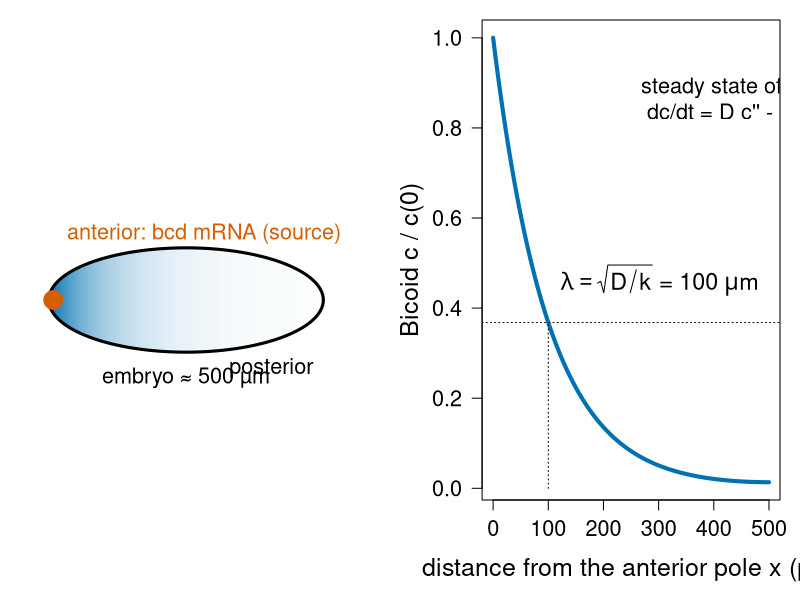
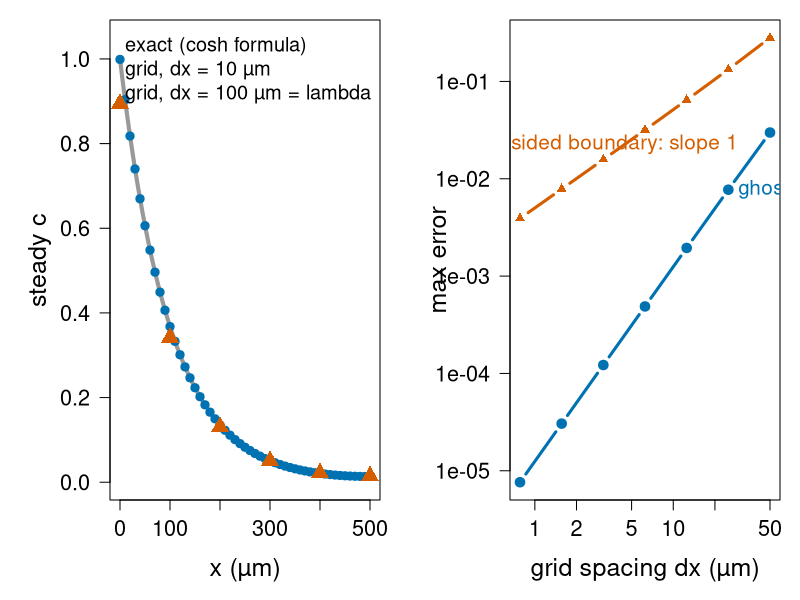
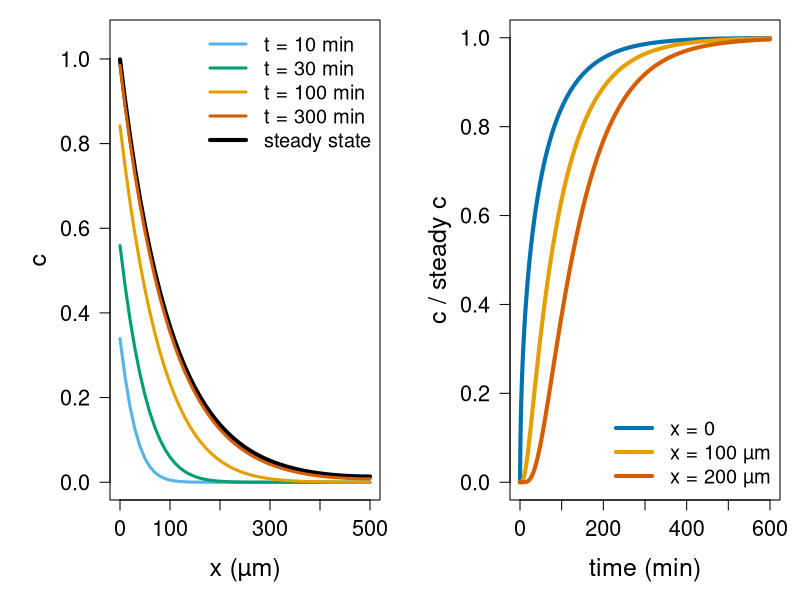
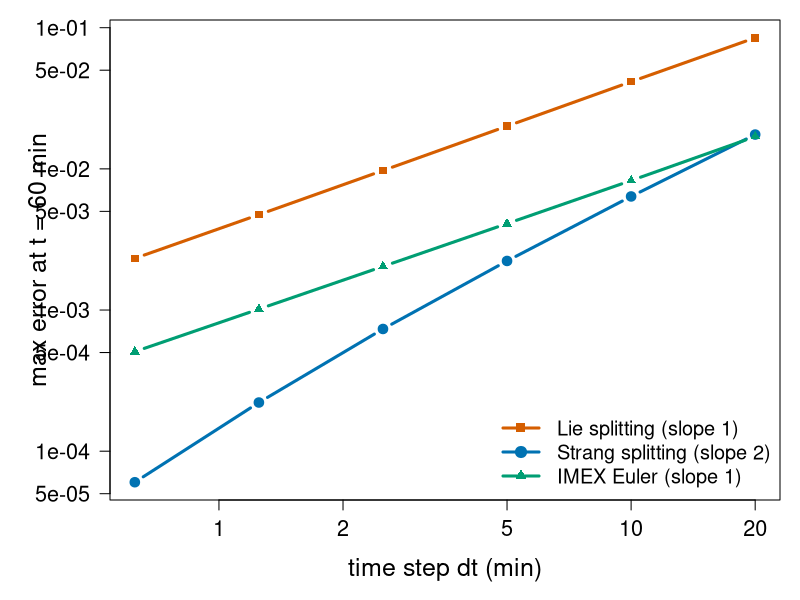
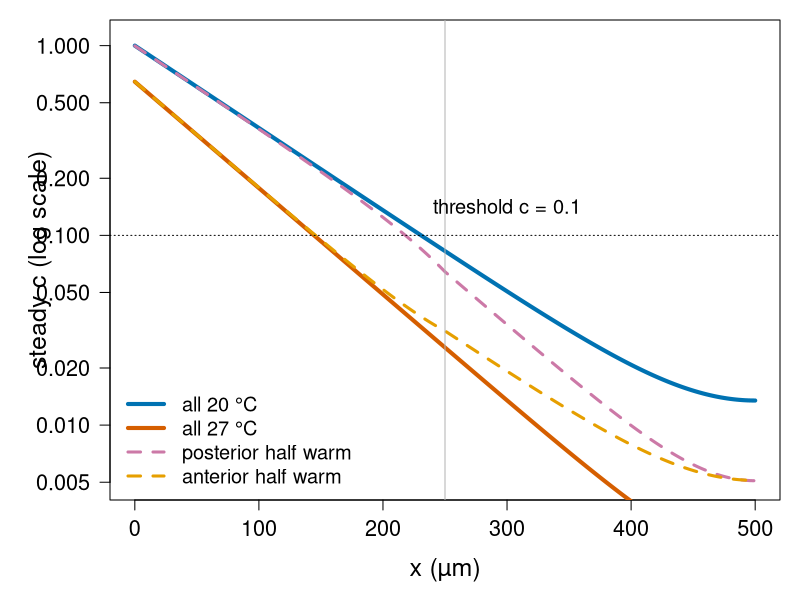
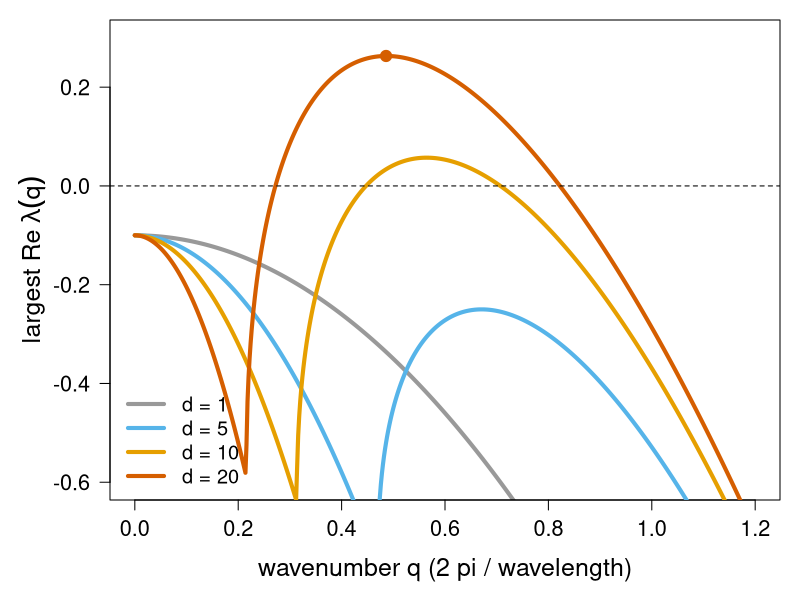
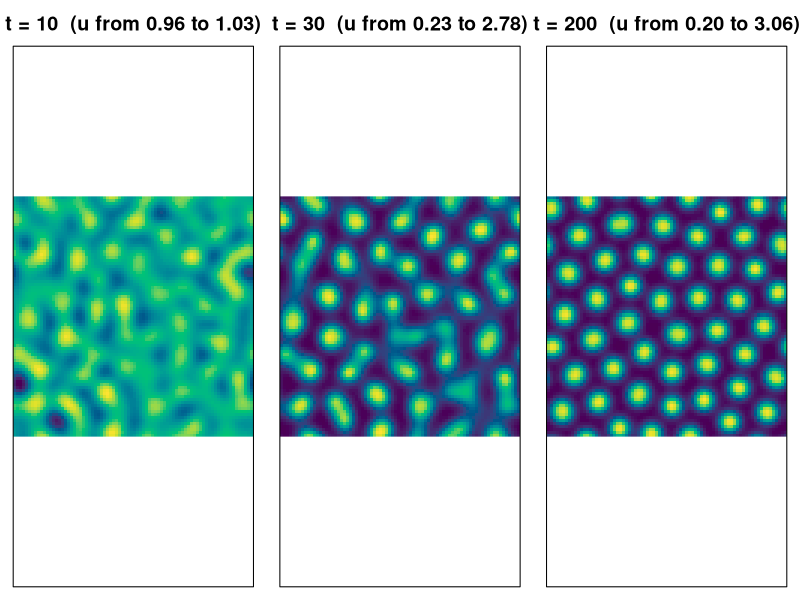
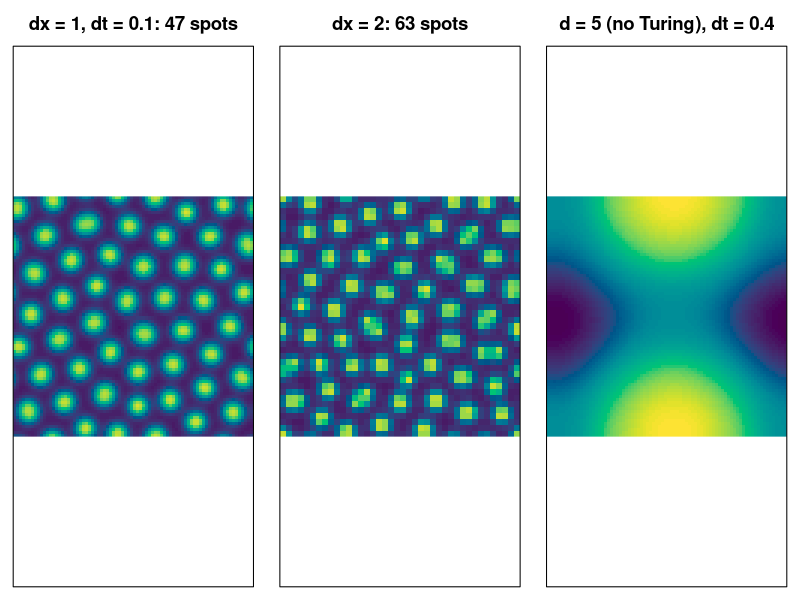

These figures' R source, in order:
# Figures for the reaction-diffusion/ unit ("Reaction-diffusion and pattern formation").
#
# Re-run by hand from this folder (it is NOT run by `quarto render`):
#   cd reaction-diffusion && Rscript make-reaction-diffusion-figs.R
#
# Base R graphics only (grDevices::svg) plus Matrix::expm for the exact
# sub-steps in fig04. Colours are Okabe-Ito (colour-blind safe). Takes about
# half a minute (the 2D runs). Makes:
#   fig01-bicoid.svg       embryo with an anterior source, and the exponential
#                          gradient with its decay length lambda
#   fig02-steady.svg       steady gradient on the grid vs the exact cosh formula,
#                          and error vs dx: ghost point (order 2) vs one-sided
#                          boundary (order 1)
#   fig03-formation.svg    the gradient forming (IMEX, dt = 1 min) and the
#                          time course at three positions
#   fig04-splitting.svg    error vs dt at t = 60 min: Lie, Strang, IMEX
#   fig05-tstep.svg        steady gradient with the temperature step (assumed
#                          rate changes) and where it crosses a threshold
#   fig06-dispersion.svg   largest growth rate vs wavenumber q (Schnakenberg)
#                          for several diffusion ratios d
#   fig07-turing.svg       the 2D pattern forming (u at t = 10, 30, 200)
#   fig08-artefacts.svg    converged pattern, coarse grid, and a "pattern"
#                          made by a too-large time step (d = 5: no Turing)
#
# All numbers are computed here with the same functions as on the slides.

oi <- c(orange = "#E69F00", sky = "#56B4E9", green = "#009E73",
        yellow = "#F0E442", blue = "#0072B2", red = "#D55E00",
        purple = "#CC79A7", grey = "#999999")

## ---- 1D synthesis-diffusion-degradation (units: µm, min) ----------------------

thomas <- function(a, b, c, d) {
  n <- length(d)
  for (i in 2:n) {
    w <- a[i] / b[i - 1]
    b[i] <- b[i] - w * c[i - 1]
    d[i] <- d[i] - w * d[i - 1]
  }
  x <- numeric(n)
  x[n] <- d[n] / b[n]
  for (i in (n - 1):1) x[i] <- (d[i] - c[i] * x[i + 1]) / b[i]
  x
}

D <- 100; k <- 0.01; L <- 500          # µm^2/min, 1/min, µm
lam <- sqrt(D / k); j <- D / lam        # lambda = 100 µm; c(0) close to 1
exact <- function(x) j * lam / D * cosh((L - x) / lam) / sinh(L / lam)

# nodes x_0..x_N, ghost points at both ends; returns the positive operator
# -D d2/dx2 as three diagonals and the boundary source vector
grid1d <- function(N) {
  dx <- L / N; r <- D / dx^2
  list(N = N, dx = dx, x = (0:N) * dx,
       lo = c(0, rep(-r, N - 1), -2 * r), di = rep(2 * r, N + 1),
       up = c(-2 * r, rep(-r, N - 1), 0), b = c(2 * j / dx, rep(0, N)))
}
steady <- function(N, kx = k, onesided = FALSE) {
  g <- grid1d(N); kx <- rep(kx, length.out = N + 1)
  di <- g$di + kx; up <- g$up; rhs <- g$b
  if (onesided) {                    # (c1 - c0)/dx = -j/D, first order
    di[1] <- 1; up[1] <- -1; rhs[1] <- j * g$dx / D
  }
  list(x = g$x, c = thomas(g$lo, di, up, rhs))
}
imex <- function(c, g, dt, nsteps, f) {
  for (n in seq_len(nsteps))
    c <- thomas(dt * g$lo, 1 + dt * g$di, dt * g$up, c + dt * (f(c) + g$b))
  c
}

## ---- fig01: Bicoid set-up --------------------------------------------------------

svg("fig01-bicoid.svg", width = 12, height = 5)
layout(matrix(1:2, 1), widths = c(1, 1.15))
par(mar = c(1, 1, 1, 1))
plot(NA, xlim = c(-30, 530), ylim = c(-150, 150), asp = 1, axes = FALSE, xlab = "", ylab = "")
th <- seq(0, 2 * pi, length.out = 300)
xs <- seq(0, 500, by = 2)
cols <- colorRampPalette(c("white", oi["blue"]))(101)
for (xx in xs) {
  hgt <- 95 * sqrt(pmax(0, 1 - ((xx - 250) / 250)^2))
  segments(xx, -hgt, xx, hgt, col = cols[1 + round(100 * exact(xx))], lwd = 2.2)
}
lines(250 + 250 * cos(th), 95 * sin(th), lwd = 3)
points(8, 0, pch = 19, cex = 2.5, col = oi["red"])
text(15, 120, "anterior: bcd mRNA (source)", pos = 4, cex = 1.3, col = oi["red"])
text(500, -125, "posterior", pos = 2, cex = 1.3)
text(250, -142, "embryo ≈ 500 µm", cex = 1.3)
par(mar = c(5, 5.5, 1, 1), cex.lab = 1.5, cex.axis = 1.3)
xx <- seq(0, 500, by = 2)
plot(xx, exact(xx), type = "l", lwd = 4, col = oi["blue"], las = 1,
     xlab = "distance from the anterior pole x (µm)", ylab = "Bicoid c / c(0)")
abline(h = exp(-1), lty = 3); segments(lam, 0, lam, exp(-1), lty = 3)
text(lam + 5, 0.45, expression(lambda == sqrt(D / k) ~ "=" ~ 100 ~ mu * m), pos = 4, cex = 1.4)
text(250, 0.85, "steady state of\n dc/dt = D c'' - k c", cex = 1.3, pos = 4)
dev.off()

## ---- fig02: steady state on the grid, and its order -------------------------------

s50 <- steady(50); s5 <- steady(5)
cat("steady N=50 max err", max(abs(s50$c - exact(s50$x))), "\n")
Ns <- c(10, 20, 40, 80, 160, 320, 640)
eg <- sapply(Ns, function(N) { s <- steady(N); max(abs(s$c - exact(s$x))) })
eo <- sapply(Ns, function(N) { s <- steady(N, onesided = TRUE); max(abs(s$c - exact(s$x))) })
print(rbind(dx = L / Ns, ghost = signif(eg, 3), onesided = signif(eo, 3)))
svg("fig02-steady.svg", width = 12, height = 5)
par(mfrow = c(1, 2), mar = c(5, 5.5, 1, 1), cex.lab = 1.5, cex.axis = 1.3)
plot(xx, exact(xx), type = "l", lwd = 4, col = "grey60", las = 1, ylim = c(0, 1.05),
     xlab = "x (µm)", ylab = "steady c")
points(s50$x, s50$c, pch = 19, col = oi["blue"], cex = 1.1)
points(s5$x, s5$c, pch = 17, col = oi["red"], cex = 1.8)
legend("topright", c("exact (cosh formula)", "grid, dx = 10 µm", "grid, dx = 100 µm = lambda"),
       lwd = c(4, NA, NA), pch = c(NA, 19, 17), col = c("grey60", oi["blue"], oi["red"]),
       cex = 1.2, bty = "n")
plot(L / Ns, eg, log = "xy", type = "b", pch = 19, lwd = 3, col = oi["blue"], las = 1,
     ylim = range(c(eg, eo)), xlab = "grid spacing dx (µm)", ylab = "max error")
lines(L / Ns, eo, type = "b", pch = 17, lwd = 3, col = oi["red"])
text(L / Ns[2], eg[2], "ghost point: slope 2", pos = 4, cex = 1.25, col = oi["blue"])
text(L / Ns[5], eo[5], "one-sided boundary: slope 1", pos = 3, cex = 1.25, col = oi["red"])
dev.off()

## ---- fig03: formation -------------------------------------------------------------

g <- grid1d(50)
fk <- function(c) -k * c
tt <- 0:600; ix <- c(1, 11, 21)
cs <- steady(50)$c
traj <- matrix(NA, length(tt), 3); c <- rep(0, 51); traj[1, ] <- 0
prof <- list()
for (s in 2:length(tt)) {
  c <- imex(c, g, 1, 1, fk); traj[s, ] <- c[ix] / cs[ix]
  if (tt[s] %in% c(10, 30, 100, 300)) prof[[as.character(tt[s])]] <- c
}
tau_num <- colSums(1 - traj) * 1                  # rectangle rule, dt = 1 min
cat("accumulation times (num, BE dt=1):", round(tau_num, 1), " formula:", (1 + c(0, 100, 200) / lam) / (2 * k), "\n")
svg("fig03-formation.svg", width = 12, height = 5)
par(mfrow = c(1, 2), mar = c(5, 5.5, 1, 1), cex.lab = 1.5, cex.axis = 1.3)
plot(g$x, cs, type = "l", lwd = 4, col = "black", las = 1, ylim = c(0, 1.05),
     xlab = "x (µm)", ylab = "c")
pc <- oi[c("sky", "green", "orange", "red")]
for (i in 1:4) lines(g$x, prof[[i]], lwd = 3, col = pc[i])
legend("topright", c(paste("t =", names(prof), "min"), "steady state"), lwd = c(3, 3, 3, 3, 4),
       col = c(pc, "black"), cex = 1.2, bty = "n")
plot(tt, traj[, 1], type = "l", lwd = 4, col = oi["blue"], ylim = c(0, 1), las = 1,
     xlab = "time (min)", ylab = "c / steady c")
lines(tt, traj[, 2], lwd = 4, col = oi["orange"]); lines(tt, traj[, 3], lwd = 4, col = oi["red"])
legend("bottomright", c("x = 0", "x = 100 µm", "x = 200 µm"), lwd = 4,
       col = oi[c("blue", "orange", "red")], cex = 1.2, bty = "n")
dev.off()

## ---- fig04: splitting error -----------------------------------------------------------
## A = diffusion matrix with ghost points (incl. the boundary flux, as an affine
## flow done exactly with expm of an augmented matrix); reaction -k(x) c done
## exactly. Reference: expm of the full linear system.

library(Matrix)
x <- g$x; m <- 51
A <- matrix(0, m, m); A[cbind(1:m, 1:m)] <- -g$di
A[cbind(2:m, 1:(m - 1))] <- -g$lo[-1]; A[cbind(1:(m - 1), 2:m)] <- -g$up[-m]
kx <- ifelse(x < L / 2, 0.01, 0.02)
M <- A - diag(kx); csx <- -solve(M, g$b)
tend <- 60
cref <- csx + as.vector(as.matrix(expm(Matrix(M * tend))) %*% (0 - csx))
Aug <- rbind(cbind(A, g$b), 0)
hs <- c(20, 10, 5, 2.5, 1.25, 0.625)
errs <- t(sapply(hs, function(h) {
  E <- as.matrix(expm(Matrix(Aug * h))); dif <- function(c) as.vector(E %*% c(c, 1))[1:m]
  c1 <- c2 <- c3 <- rep(0, m)
  for (s in seq_len(tend / h)) {
    c1 <- exp(-kx * h) * dif(c1)                         # Lie
    c2 <- exp(-kx * h / 2) * dif(exp(-kx * h / 2) * c2)  # Strang
    c3 <- imex(c3, g, h, 1, function(c) -kx * c)         # IMEX
  }
  c(max(abs(c1 - cref)), max(abs(c2 - cref)), max(abs(c3 - cref)))
}))
print(cbind(dt = hs, signif(errs, 3)))
svg("fig04-splitting.svg", width = 8, height = 5.5)
par(mar = c(5, 5.5, 1, 1), cex.lab = 1.5, cex.axis = 1.3)
matplot(hs, errs, log = "xy", type = "b", pch = c(15, 19, 17), lty = 1, lwd = 3,
        col = oi[c("red", "blue", "green")], las = 1,
        xlab = "time step dt (min)", ylab = "max error at t = 60 min")
legend("bottomright", c("Lie splitting (slope 1)", "Strang splitting (slope 2)", "IMEX Euler (slope 1)"),
       pch = c(15, 19, 17), lwd = 3, col = oi[c("red", "blue", "green")], cex = 1.2, bty = "n")
dev.off()

## ---- fig05: temperature step ----------------------------------------------------------
## Assumed: in the warm (27 °C) half, k is 2x and D is 1.2x their 20 °C values.

Dloc <- function(N, Dx, kx) {           # variable D: flux form, ghost points
  dx <- L / N; xn <- (0:N) * dx; Dm <- Dx((xn[-1] + xn[-(N + 1)]) / 2)   # D at midpoints
  lo <- c(0, -Dm[-N] / dx^2, -2 * Dm[N] / dx^2)
  up <- c(-2 * Dm[1] / dx^2, -Dm[-1] / dx^2, 0)
  di <- c(2 * Dm[1], Dm[-N] + Dm[-1], 2 * Dm[N]) / dx^2 + kx(xn)
  rhs <- c(2 * j / dx, rep(0, N))
  list(x = xn, c = thomas(lo, di, up, rhs))
}
N5 <- 500
cold <- function(x) rep(1, length(x)); warm <- function(x) rep(1, length(x))
s_cold <- Dloc(N5, function(x) D + 0 * x, function(x) k + 0 * x)
s_warm <- Dloc(N5, function(x) 1.2 * D + 0 * x, function(x) 2 * k + 0 * x)
s_pw <- Dloc(N5, function(x) ifelse(x < L / 2, D, 1.2 * D), function(x) ifelse(x < L / 2, k, 2 * k))
s_aw <- Dloc(N5, function(x) ifelse(x < L / 2, 1.2 * D, D), function(x) ifelse(x < L / 2, 2 * k, k))
xT <- function(s, thr = 0.1) approx(s$c, s$x, thr)$y
cat("threshold 0.1 at: cold", xT(s_cold), "warm", xT(s_warm), "post warm", xT(s_pw), "ant warm", xT(s_aw), "\n")
svg("fig05-tstep.svg", width = 10, height = 5.2)
par(mar = c(5, 5.5, 1, 1), cex.lab = 1.5, cex.axis = 1.3)
plot(s_cold$x, s_cold$c, type = "l", lwd = 4, col = oi["blue"], log = "y", ylim = c(0.005, 1.1),
     las = 1, xlab = "x (µm)", ylab = "steady c (log scale)")
lines(s_warm$x, s_warm$c, lwd = 4, col = oi["red"])
lines(s_pw$x, s_pw$c, lwd = 3, lty = 2, col = oi["purple"])
lines(s_aw$x, s_aw$c, lwd = 3, lty = 2, col = oi["orange"])
abline(h = 0.1, lty = 3); abline(v = L / 2, col = "grey70")
legend("bottomleft", c("all 20 °C", "all 27 °C", "posterior half warm", "anterior half warm"),
       lwd = c(4, 4, 3, 3), lty = c(1, 1, 2, 2), col = oi[c("blue", "red", "purple", "orange")],
       cex = 1.2, bty = "n")
text(300, 0.115, "threshold c = 0.1", pos = 3, cex = 1.2)
dev.off()

## ---- Schnakenberg: dispersion relation -------------------------------------------

a <- 0.1; b <- 0.9; us <- a + b; vs <- b / us^2
J <- matrix(c(-1 + 2 * us * vs, -2 * us * vs, us^2, -us^2), 2)
growth <- function(q, d) sapply(q, function(qq) max(Re(eigen(J - qq^2 * diag(c(1, d)))$values)))
q <- seq(0, 1.2, by = 0.002)
svg("fig06-dispersion.svg", width = 9, height = 5.2)
par(mar = c(5, 5.5, 1, 1), cex.lab = 1.5, cex.axis = 1.3)
ds <- c(1, 5, 10, 20); dc <- oi[c("grey", "sky", "orange", "red")]
plot(q, growth(q, 1), type = "l", lwd = 4, col = dc[1], ylim = c(-0.6, 0.3), las = 1,
     xlab = "wavenumber q (2 pi / wavelength)", ylab = expression("largest Re " * lambda(q)))
for (i in 2:4) lines(q, growth(q, ds[i]), lwd = 4, col = dc[i])
abline(h = 0, lty = 2)
g20 <- growth(q, 20); qm <- q[which.max(g20)]
cat("d = 20: fastest q", qm, "wavelength", 2 * pi / qm, "rate", max(g20), "band", range(q[g20 > 0]), "\n")
points(qm, max(g20), pch = 19, cex = 1.5, col = oi["red"])
legend("bottomleft", paste("d =", ds), lwd = 4, col = dc, cex = 1.2, bty = "n")
dev.off()

## ---- 2D Turing simulation (IMEX, FFT for the implicit 5-point diffusion) -----------

lcg <- function(n, seed = 1) {
  z <- numeric(n); s <- seed
  for (i in seq_len(n)) { s <- (16807 * s) %% 2147483647; z[i] <- s / 2147483647 }
  z
}
schnak <- function(N, dt, tend, d = 20, Lbox = 80) {
  dx <- Lbox / N; s <- 4 / dx^2 * sin(pi * (0:(N - 1)) / N)^2
  kap <- outer(s, s, "+")
  z <- lcg(2 * N^2) - 0.5
  u <- matrix(1 + 0.02 * z[1:N^2], N); v <- matrix(0.9 + 0.02 * z[-(1:N^2)], N)
  sd <- function(w, Dw) Re(fft(fft(w) / (1 + dt * Dw * kap), inverse = TRUE)) / N^2
  for (n in seq_len(round(tend / dt))) {
    f <- a - u + u^2 * v; g <- b - u^2 * v
    u <- sd(u + dt * f, 1); v <- sd(v + dt * g, d)
  }
  u
}
spots <- function(u) {
  N <- nrow(u); ismax <- u > mean(u)
  for (i in -1:1) for (jj in -1:1) if (i != 0 || jj != 0)
    ismax <- ismax & u > u[(0:(N - 1) + i) %% N + 1, (0:(N - 1) + jj) %% N + 1]
  sum(ismax)
}
pal <- hcl.colors(64, "viridis")
img <- function(u, main, zl = c(0, 3.3)) {
  N <- nrow(u); xx <- (1:N - 0.5) * 80 / N
  image(xx, xx, pmin(pmax(u, zl[1]), zl[2]), col = pal, zlim = zl, asp = 1, axes = FALSE, useRaster = TRUE,
        xlab = "", ylab = "", main = main)
  box()
}
svg("fig07-turing.svg", width = 12, height = 4.4)
par(mfrow = c(1, 3), mar = c(1, 1, 3.5, 1), cex.main = 1.8)
for (te in c(10, 30, 200)) {
  u <- schnak(80, 0.1, te)
  img(u, sprintf("t = %d  (u from %.2f to %.2f)", te, min(u), max(u)), zl = range(u))
}
dev.off()

u_ref <- schnak(80, 0.1, 200); u_co <- schnak(40, 0.1, 200); u_fi <- schnak(160, 0.1, 200)
u_d5 <- schnak(80, 0.4, 150, d = 5); u_d5ok <- schnak(80, 0.1, 150, d = 5)
cat("spots: dx=1", spots(u_ref), " dx=2", spots(u_co), " dx=0.5", spots(u_fi), "\n")
cat("d=5 dt=0.4 range", range(u_d5), "  d=5 dt=0.1 range", range(u_d5ok), "\n")
svg("fig08-artefacts.svg", width = 12, height = 4.4)
par(mfrow = c(1, 3), mar = c(1, 1, 3.5, 1), cex.main = 1.7)
img(u_ref, sprintf("dx = 1, dt = 0.1: %d spots", spots(u_ref)))
img(u_co, sprintf("dx = 2: %d spots", spots(u_co)))
img(u_d5, "d = 5 (no Turing), dt = 0.4", zl = range(u_d5))
dev.off()
